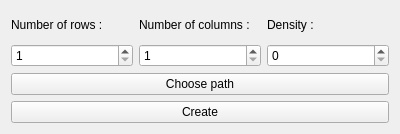
<?xml version="1.0" encoding="UTF-8"?>
<ui version="4.0">
 <class>QMapGenerator</class>
 <widget class="QWidget" name="QMapGenerator">
  <property name="geometry">
   <rect>
    <x>0</x>
    <y>0</y>
    <width>400</width>
    <height>134</height>
   </rect>
  </property>
  <property name="windowTitle">
   <string>MapGenerator</string>
  </property>
  <layout class="QGridLayout" name="gridLayout">
   <item row="3" column="0" colspan="3">
    <widget class="QPushButton" name="path">
     <property name="text">
      <string>Choose path</string>
     </property>
    </widget>
   </item>
   <item row="1" column="2">
    <widget class="QSpinBox" name="density">
     <property name="maximum">
      <number>2147483647</number>
     </property>
    </widget>
   </item>
   <item row="0" column="1">
    <widget class="QLabel" name="label_2">
     <property name="text">
      <string>Number of columns :</string>
     </property>
    </widget>
   </item>
   <item row="1" column="1">
    <widget class="QSpinBox" name="columns">
     <property name="minimum">
      <number>1</number>
     </property>
     <property name="maximum">
      <number>2147483647</number>
     </property>
    </widget>
   </item>
   <item row="1" column="0">
    <widget class="QSpinBox" name="rows">
     <property name="minimum">
      <number>1</number>
     </property>
     <property name="maximum">
      <number>2147483647</number>
     </property>
    </widget>
   </item>
   <item row="0" column="2">
    <widget class="QLabel" name="label_3">
     <property name="text">
      <string>Density :</string>
     </property>
    </widget>
   </item>
   <item row="0" column="0">
    <widget class="QLabel" name="label">
     <property name="text">
      <string>Number of rows :</string>
     </property>
    </widget>
   </item>
   <item row="4" column="0" colspan="3">
    <widget class="QPushButton" name="create">
     <property name="text">
      <string>Create</string>
     </property>
    </widget>
   </item>
  </layout>
 </widget>
 <layoutdefault spacing="6" margin="11"/>
 <resources/>
 <connections/>
</ui>
